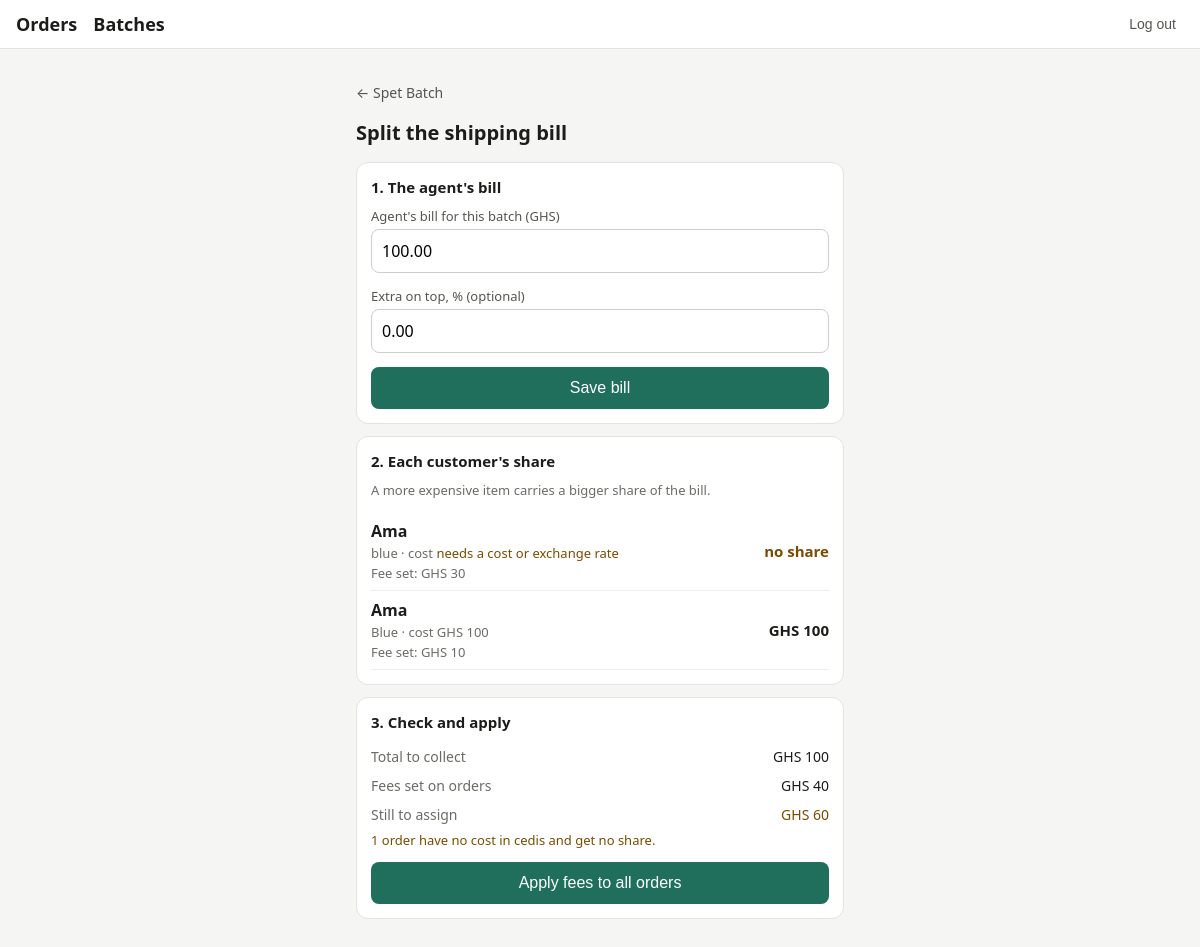
The page /batches/2/split/ (signed in) on the database its author committed.
### orders/models.py (models this page shows, shortened)
class Batch(models.Model):
    class Source(models.TextChoices):
        CHINA = "china", "China"
        NIGERIA = "nigeria", "Nigeria"
    class Status(models.TextChoices):
        ORDERING = "ordering", "Ordering"
        SHIPPED = "shipped", "Shipped"
        ARRIVED = "arrived", "Arrived in Ghana"
        CLOSED = "closed", "Closed"
    source = models.CharField(max_length=10, choices=Source.choices)
    label = models.CharField(max_length=80)
    status = models.CharField(
        max_length=10, choices=Status.choices, default=Status.ORDERING
    )
    shipped_on = models.DateField(null=True, blank=True)
    arrived_on = models.DateField(null=True, blank=True)
    freight_total = models.DecimalField(
        max_digits=12,
        decimal_places=2,
        null=True,
        blank=True,
        help_text="What the shipping agent charged for this batch, in cedis.",
    )
    freight_currency = models.CharField(
        max_length=3, choices=Currency.choices, default=Currency.GHS
    )
    freight_margin_percent = models.DecimalField(
        max_digits=5,
        decimal_places=2,
        default=0,
        blank=True,
        help_text="Optional extra added on top of the agent's bill when splitting it.",
    )
    exchange_rate = models.DecimalField(
        max_digits=12,
        decimal_places=6,
        null=True,
        blank=True,
        help_text="Units of the cost currency per 1 cedi (China batches: yuan per 1 cedi, Nigeria batches: naira per 1 cedi). Used for every order in the batch.",
    )
    class Meta:
        ordering = ["-id"]
        verbose_name_plural = "batches"

class Order(models.Model):
    class SourceType(models.TextChoices):
        CHINA_PREORDER = "china_preorder", "China preorder"
        NIGERIA_PREORDER = "nigeria_preorder", "Nigeria preorder"
        NIGERIA_STOCK = "nigeria_stock", "Nigeria stock"
    class Stage(models.TextChoices):
        REQUESTED = "requested", "Requested"
        QUOTED = "quoted", "Quoted"
        PAID = "paid", "Paid"
        PURCHASED = "purchased", "Purchased"
        IN_TRANSIT = "in_transit", "In transit"
        ARRIVED = "arrived", "Arrived"
        SHIPPING_PAID = "shipping_paid", "Shipping paid"
        DELIVERED = "delivered", "Delivered"
    customer = models.ForeignKey(
        Customer, on_delete=models.PROTECT, related_name="orders"
    )
    address = models.ForeignKey(
        Address, on_delete=models.SET_NULL, null=True, blank=True, related_name="orders"
    )
    batch = models.ForeignKey(
        Batch, on_delete=models.SET_NULL, null=True, blank=True, related_name="orders"
    )
    source_type = models.CharField(max_length=20, choices=SourceType.choices)
    item_notes = models.TextField(blank=True, help_text="Colour, variant, etc.")
    quantity = models.PositiveIntegerField(default=1)
    quoted_price = models.DecimalField(
        max_digits=12, decimal_places=2, null=True, blank=True
    )
    currency = models.CharField(
        max_length=3, choices=Currency.choices, default=Currency.GHS
    )
    cost = models.DecimalField(max_digits=12, decimal_places=2, null=True, blank=True)
    cost_currency = models.CharField(
        max_length=3, choices=Currency.choices, default=Currency.GHS
    )
    exchange_rate = models.DecimalField(
        max_digits=12,
        decimal_places=6,
        null=True,
        blank=True,
        help_text="Optional override: units of the cost currency per 1 cedi. Leave empty to use the batch's exchange rate.",
    )
    size_band = models.ForeignKey(
        SizeBand, on_delete=models.SET_NULL, null=True, blank=True
    )
    shipping_fee = models.DecimalField(
        max_digits=12, decimal_places=2, null=True, blank=True
    )
    stage = models.CharField(
        max_length=15, choices=Stage.choices, default=Stage.REQUESTED
    )
    is_cancelled = models.BooleanField(default=False)
    created_at = models.DateTimeField(auto_now_add=True)
    delivered_on = models.DateField(null=True, blank=True)
    objects = OrderQuerySet.as_manager()
    class Meta:
        ordering = ["-created_at"]
        indexes = [models.Index(fields=["stage"])]
    @property
    def effective_rate(self):
        if self.exchange_rate:
            return self.exchange_rate
        if self.batch_id and self.batch.exchange_rate:
            return self.batch.exchange_rate
        return None
    @property
    def cost_in_grid_currency(self):
        if self.cost is None:
            return None
        if self.cost_currency == GRID_CURRENCY:
            return self.cost
        rate = self.effective_rate
        if rate:
            return (self.cost / rate).quantize(Decimal("0.01"))
        return None

class Customer(models.Model):
    name = models.CharField(max_length=120, blank=True)
    phone = models.CharField(max_length=20, unique=True)
    notes = models.TextField(blank=True)
    created_at = models.DateTimeField(auto_now_add=True)
    class Meta:
        ordering = ["name", "phone"]

### orders/views.py (the view, shortened to what this page needs)
# urls.py: path("batches/<int:pk>/split/", views.batch_split, name="batch_split"),
@login_required
def batch_split(request, pk):
    batch = get_object_or_404(Batch, pk=pk)
    orders = list(
        batch.orders.active().select_related("customer", "batch").prefetch_related("payments")
    )
    arrived = [o for o in orders if o.stage == Order.Stage.ARRIVED]
    target = target_total(batch)
    shares, missing = split_bill(arrived, target) if target else ({}, [])
    rows = [
        {"order": o, "cost": o.cost_in_grid_currency, "share": shares.get(o.pk)}
        for o in arrived
    ]
    fees_set = sum((o.shipping_fee for o in orders if o.shipping_fee is not None), Decimal("0"))
    context = {
        "batch": batch,
        "rows": rows,
        "bill_form": BatchBillForm(instance=batch),
        "target": target,
        "fees_set": fees_set,
        "difference": (target - fees_set) if target else None,
        "needs_cost": len(missing),
        "can_edit": batch.status == Batch.Status.ARRIVED,
    }
    return render(request, "orders/batch_split.html", context)

### orders/forms.py (shortened to what this page needs)
class BatchBillForm(forms.ModelForm):
    class Meta:
        model = Batch
        fields = ["freight_total", "freight_margin_percent"]
        labels = {
            "freight_total": "Agent's bill for this batch (GHS)",
            "freight_margin_percent": "Extra on top, % (optional)",
        }
    def __init__(self, *args, **kwargs):
        super().__init__(*args, **kwargs)
        self.fields["freight_total"].required = True
        self.fields["freight_total"].help_text = ""
        self.fields["freight_margin_percent"].required = False
        self.fields["freight_margin_percent"].help_text = ""

### orders/models.py (called while the page is built)
    def active(self):
        return self.filter(is_cancelled=False)

### orders/shipping.py (called while the page is built)
def order_weight(order):
    cost = order.cost_in_grid_currency
    return cost if cost and cost > 0 else None

def target_total(batch):
    if not batch.freight_total:
        return None
    margin = batch.freight_margin_percent or Decimal("0")
    factor = 1 + margin / Decimal("100")
    return (batch.freight_total * factor).quantize(CENT, rounding=ROUND_HALF_UP)

def split_bill(orders, target):
    weights = {}
    missing = []
    for order in orders:
        weight = order_weight(order)
        if weight:
            weights[order.pk] = weight
        else:
            missing.append(order)
    if not weights or target is None:
        return {}, missing
    total = sum(weights.values())
    shares = {
        pk: (target * weight / total).quantize(CENT, rounding=ROUND_HALF_UP)
        for pk, weight in weights.items()
    }
    difference = target - sum(shares.values())
    if difference:
        shares[max(weights, key=weights.get)] += difference
    return shares, missing

### orders/templates/orders/batch_split.html (shortened to what this page needs)
{% extends "orders/base.html" %}
{% block content %}
<p><a class="back" href="{% url 'batch_detail' batch.pk %}">&larr; {{ batch.label }}</a></p>
<h1>Split the shipping bill</h1>
{% if not can_edit %}
  <p class="muted">This batch has to be marked as arrived before the bill can be split.</p>
{% else %}
<div class="card">
  <h2>1. The agent's bill</h2>
  <form method="post">
    {% include "orders/_fields.html" with form=bill_form %}
    <button type="submit">Save bill</button>
  </form>
</div>
<div class="card">
  <h2>2. Each customer's share</h2>
  <p class="muted">A more expensive item carries a bigger share of the bill.</p>
  {% for row in rows %}
    <div class="srow">
      <div class="sinfo">
        <strong>{{ row.order.customer.name|default:row.order.customer.phone }}</strong>
        <div class="muted">{{ row.order.item_notes|truncatechars:30|default:"No notes" }} · cost {% if row.cost %}GHS {{ row.cost|floatformat:"-2" }}{% else %}<span class="warn">needs a cost or exchange rate</span>{% endif %}</div>
        {% if row.order.shipping_fee is not None %}<div class="muted">Fee set: GHS {{ row.order.shipping_fee|floatformat:"-2" }}</div>{% endif %}
      </div>
      <div class="sshare">
        {% if row.share is not None %}GHS {{ row.share|floatformat:"-2" }}{% elif target %}<span class="warn">no share</span>{% else %}&ndash;{% endif %}
      </div>
    </div>
  {% empty %}
    <p class="muted">No arrived orders are waiting for a shipping fee.</p>
  {% endfor %}
</div>
<div class="card">
  <h2>3. Check and apply</h2>
  {% if target %}
    <div class="kv"><span>Total to collect</span><span>GHS {{ target|floatformat:"-2" }}</span></div>
    <div class="kv"><span>Fees set on orders</span><span>GHS {{ fees_set|floatformat:"-2" }}</span></div>
    <div class="kv"><span>Still to assign</span><span class="{% if difference == 0 %}ok{% else %}warn{% endif %}">GHS {{ difference|floatformat:"-2" }}</span></div>
    {% if needs_cost %}<p class="muted warn">{{ needs_cost }} order{{ needs_cost|pluralize }} have no cost in cedis and get no share.</p>{% endif %}
  {% else %}
    <p class="muted">Save the agent's bill to see the total.</p>
  {% endif %}
  {% if rows %}
    <form method="post" class="gap" onsubmit="return confirm('Set the shipping fee on these orders?');">
      <button type="submit">Apply fees to all orders</button>
    </form>
  {% endif %}
</div>
{% endif %}
{% endblock %}

### orders/templates/orders/_fields.html (shortened to what this page needs)
{% for field in form %}
  <div class="field">
    <label for="{{ field.id_for_label }}">{{ field.label }}</label>
    {{ field }}
  </div>
{% endfor %}

### orders/templates/orders/base.html (style rules this page uses)
* { box-sizing: border-box; }
body { margin: 0; font-family: system-ui, -apple-system, "Segoe UI", Roboto, sans-serif; background: #f5f5f3; color: #1c1c1a; }
h1 { font-size: 20px; margin: 4px 0 16px; }
.muted { color: #6b6b66; font-size: 13px; margin-top: 2px; }
input, select, textarea { width: 100%; padding: 10px; font-size: 16px; border: 1px solid #cfcfc9; border-radius: 8px; background: #fff; font-family: inherit; }
.field { margin-bottom: 14px; }
.field label { display: block; font-size: 13px; color: #55554f; margin-bottom: 4px; }
button, .primary { display: block; width: 100%; padding: 12px; font-size: 16px; border: 0; border-radius: 8px; background: #1f6f5c; color: #fff; text-align: center; text-decoration: none; cursor: pointer; }

### orders/templates/orders/batch_split.html (style rules this page uses)
.back { color: #55554f; text-decoration: none; font-size: 14px; }
.card { background: #fff; border: 1px solid #e3e3df; border-radius: 12px; padding: 14px; margin: 12px 0; }
.card h2 { font-size: 15px; margin: 0 0 10px; }
.kv { display: flex; justify-content: space-between; padding: 5px 0; font-size: 14px; }
.kv span:first-child { color: #6b6b66; }
.srow { display: flex; gap: 10px; align-items: center; justify-content: space-between; padding: 8px 0; border-bottom: 1px solid #eeeeea; }
.sinfo { flex: 1; min-width: 0; }
.sshare { text-align: right; flex: none; font-weight: 600; font-size: 15px; }
.gap { margin-top: 12px; }
.warn { color: #7a4b00; }

### rows shown on the page
Batch: label "Spet Batch", form "100.00" "0.00"
Order: order.customer.name "Ama", order.item_notes "blue", shows "needs a cost or exchange rate", order.shipping_fee "30", shows "no share"
Order: order.customer.name "Ama", order.item_notes "Blue", cost "100", order.shipping_fee "10", share "100"

### other values the page prints
{{ field.label }} "Agent's bill for this batch (GHS)" "Extra on top, % (optional)"
{{ target|floatformat:"-2" }} "100"
{{ fees_set|floatformat:"-2" }} "40"
{{ difference|floatformat:"-2" }} "60"
{{ needs_cost }} "1"
